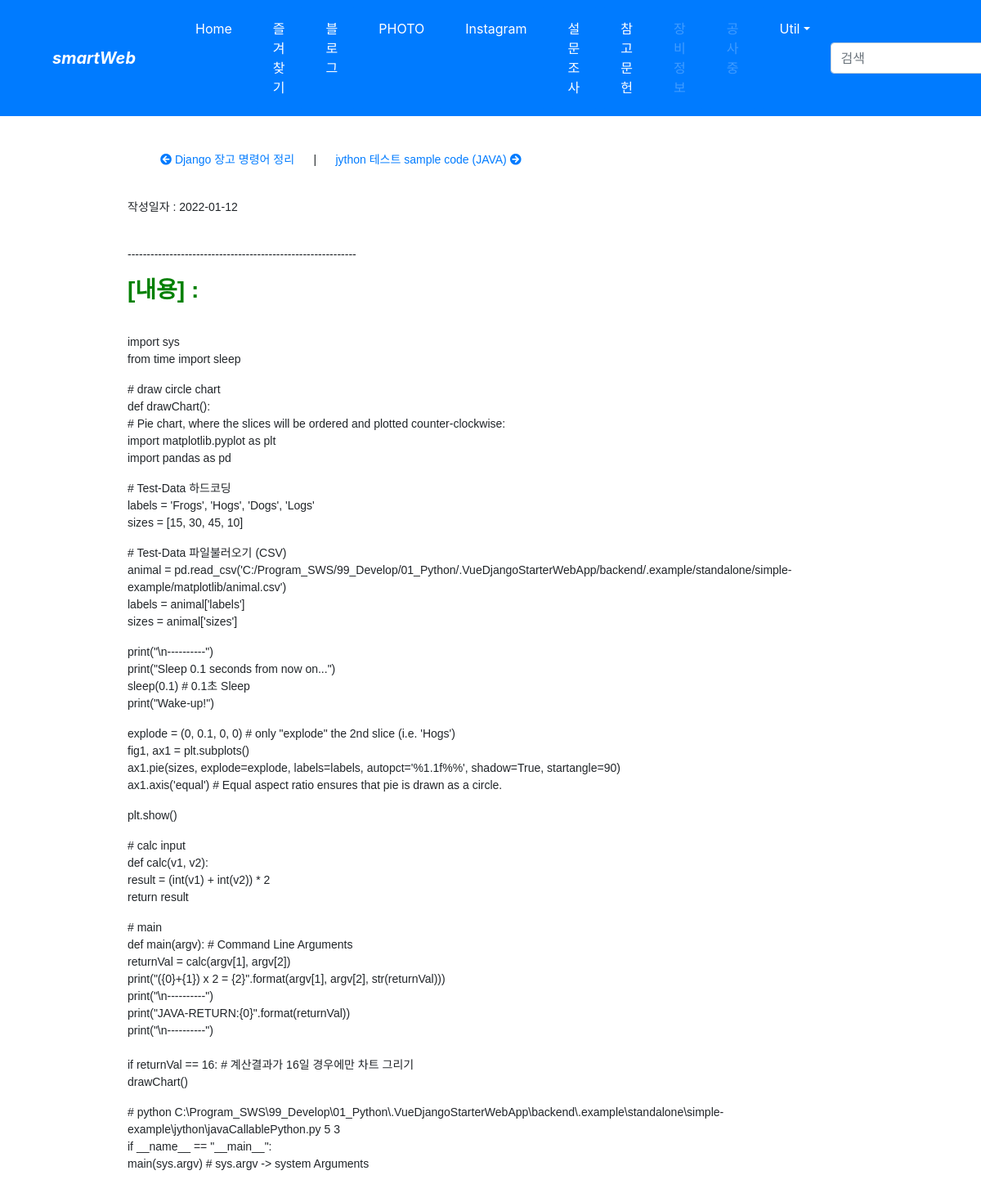
/blog/post/jyton-테스트-sample-code-python/, run on the app's committed database.
### blog/models.py (models this page shows)
class Post(models.Model):
    title = models.CharField(verbose_name='TITLE', max_length=50)
    slug = models.SlugField('SLUG', unique=True, allow_unicode=True, help_text='one word for title alias.')
    description = models.CharField('DESCRIPTION', max_length=100, blank=True, help_text='simple description text.')
    content = models.TextField('CONTENT')
    create_dt = models.DateTimeField('CREATE DATE', auto_now_add=True)
    modify_dt = models.DateTimeField('MODIFY DATE', auto_now=True)
    class Meta:
        verbose_name = 'post'
        verbose_name_plural = 'posts'
        db_table = 'blog_posts'
        ordering = ('-modify_dt',)
    def __str__(self):
        return self.title
    def get_absolute_url(self):
        return reverse('blog:post_detail', args=(self.slug,))
    def get_previous(self):
        return self.get_previous_by_modify_dt()
    def get_next(self):
        return self.get_next_by_modify_dt()

### blog/views.py (called while the page is built)
    def get_context_data(self, **kwargs):
        context = super().get_context_data(**kwargs)
        context['disqus_short'] = f"{settings.DISQUS_SHORTNAME_APP_IS_BLOG}"
        context['disqus_id'] = f"post-{self.object.id}-{self.object.slug}"
        context['disqus_url'] = f"{settings.DISQUS_MY_DOMAIN_APP_IS_BLOG}{self.object.get_absolute_url()}"
        context['disqus_title'] = f"{self.object.slug}"
        return context

### blog/templates/blog/post_detail.html (shortened to what this page needs)
{% extends "base_blog.html" %}
{% block content %}
    <div class="post-body">
        <p>
            <h3 style="color: red;"><strong>제목 : {{ object.title }}</strong></h3>
            <br>
        </p>
        <p>
            <ul>
                {% if object.get_next %}
                    <a href="{{ object.get_next.get_absolute_url }}" title="이전 포스트 보기"><i class="fas fa-arrow-circle-left"></i> {{ object.get_next }}</a>
                {% endif %}
                {% if object.get_previous %}
                    &nbsp;&nbsp;&nbsp;&nbsp; | &nbsp;&nbsp;&nbsp;&nbsp;
                    <a href="{{ object.get_previous.get_absolute_url }}" title="다음 포스트 보기">{{ object.get_previous }} <i class="fas fa-arrow-circle-right"></i></a>
                {% endif %}
            </ul>
        </p>
        <br>
        <div>
            <p>작성일자 : {{ object.modify_dt|date:"Y-m-d" }}</p>
        </div>
        <br>
        <div class="body">
            <p>------------------------------------------------------------</p>
            <p>
                <h3 style="color: green;"><strong>[내용] : </strong></h3>
            </p>
            <br>
            {{ object.content|linebreaks }}
        </div>
        <br>
        <br><br>
        <br><br><br><br>
    </div>
{% endblock content %}

### blog/templates/blog/post_detail.html (style rules this page uses)
.post-body { width: 80%; margin: auto; font-family: "Lucida Grande", Verdana, Arial, sans-serif; font-size: 14px; }

### data on the page
Post: get_next "Django 장고 명령어 정리", get_previous "jython 테스트 sample code (JAVA)", modify_dt "2022-01-12", content "import sys from time import sleep # draw circle chart def drawChart(): # Pie chart, where the slices will be ordered and plotted counter-clockwise: import matplotlib.pyplot as plt import pandas as pd # Test-Data 하드코딩 labels = 'Frogs', 'Hogs', 'Dogs', 'Logs' sizes = [15, 30, 45, 10] # Test-Data 파일불러오기 (CSV) animal = pd.read_csv('C:/Program_SWS/99_Develop/01_Python/.VueDjangoStarterWebApp/backend/.example/standalone/simple-example/matplotlib/animal.csv') labels = animal['labels'] sizes = animal['sizes'] print(\"\\n----------\") print(\"Sleep 0.1 seconds from now on...\") sleep(0.1) # 0.1초 Sleep print(\"Wake-up!\") explode = (0, 0.1, 0, 0) # only \"explode\" the 2nd slice (i.e. 'Hogs') fig1, ax1 =…"
